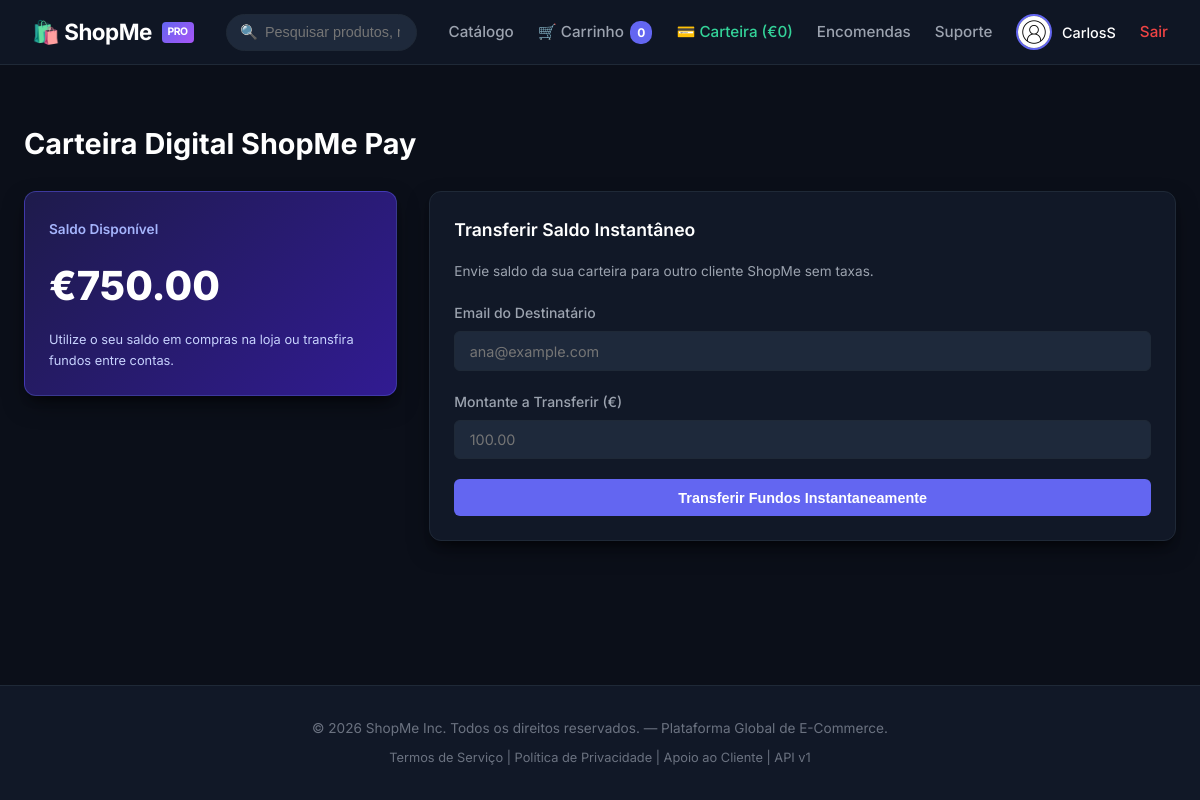
Page /wallet (signed in) on the committed database.
### tables this page shows
CREATE TABLE users (
    id INT AUTO_INCREMENT PRIMARY KEY,
    email VARCHAR(150) NOT NULL UNIQUE,
    password VARCHAR(255) NOT NULL,
    full_name VARCHAR(150) NOT NULL,
    display_name VARCHAR(150) NOT NULL,
    role VARCHAR(20) DEFAULT 'customer',
    avatar VARCHAR(255) DEFAULT 'default.png',
    wallet_balance DECIMAL(10,2) DEFAULT 500.00,
    mfa_enabled TINYINT(1) DEFAULT 0,
    mfa_secret VARCHAR(50) DEFAULT 'SHOPME_MFA_SECRET_KEY',
    otp_code VARCHAR(10) DEFAULT '1234',
    reset_token VARCHAR(255) NULL,
    created_at DATETIME DEFAULT CURRENT_TIMESTAMP
);

### src/App/helpers.php (called while the page is built, shortened)
<?php
    if (!function_exists('App\Controllers\require_read_view')) {
        function require_read_view(string $viewPath, array $data = []): void {
            extract($data);
            require_once __DIR__ . '/../../' . $viewPath;
        }
    }

### src/App/Controllers/WalletController.php (called while the page is built, shortened)
<?php
class WalletController {
    public function index(): void {
        $user = AuthMiddleware::check();
        $freshUser = User::findById($user['id']);
        require_read_view('views/wallet/index.php', ['user' => $freshUser]);
    }
}

### public/index.php (called while the page is built, shortened)
<?php
require_once __DIR__ . '/../src/App/helpers.php';
$router = new Router();
$router->get('/login', [AuthController::class, 'showLogin']);
$router->post('/login', [AuthController::class, 'login']);
$router->get('/login/corporate', [AuthController::class, 'showCorporateLogin']);
$router->post('/login/corporate', [AuthController::class, 'corporateLogin']);
$router->get('/mfa', [\App\Controllers\MfaController::class, 'showMfa']);
$router->post('/mfa/verify', [\App\Controllers\MfaController::class, 'verify']);
$router->get('/register', [AuthController::class, 'showRegister']);
$router->post('/register', [AuthController::class, 'register']);
$router->get('/reset-password', [AuthController::class, 'showResetPassword']);
$router->post('/reset-password', [AuthController::class, 'requestResetPassword']);
$router->get('/logout', [AuthController::class, 'logout']);
$router->get('/auth/oauth/login', [\App\Controllers\OAuthController::class, 'login']);
$router->post('/api/v1/oauth/token', [\App\Controllers\OAuthController::class, 'token']);
$router->get('/wallet', [\App\Controllers\WalletController::class, 'index']);
$router->post('/wallet/transfer', [\App\Controllers\WalletController::class, 'transfer']);
$router->get('/legacy/catalog/search', [\App\Controllers\LegacyCatalogController::class, 'search']);
$router->post('/orders/refund', [OrderController::class, 'refund']);
$router->get('/', [ProductController::class, 'index']);
$router->get('/products', [ProductController::class, 'index']);
$router->get('/products/{id}', [ProductController::class, 'detail']);
$router->post('/products/review', [ProductController::class, 'addReview']);
$router->get('/cart', [CartController::class, 'showCart']);
$router->post('/cart/add', [CartController::class, 'add']);
$router->post('/cart/apply-coupon', [CartController::class, 'applyCoupon']);
$router->post('/checkout', [CartController::class, 'checkout']);
$router->get('/profile', [ProfileController::class, 'index']);
$router->post('/profile/update', [ProfileController::class, 'updateProfile']);
$router->post('/profile/avatar', [ProfileController::class, 'uploadAvatar']);
$router->post('/profile/preferences', [ProfileController::class, 'savePreferences']);
$router->get('/orders', [OrderController::class, 'index']);
$router->get('/orders/{id}', [OrderController::class, 'detail']);
$router->get('/orders/invoice/download', [OrderController::class, 'downloadInvoice']);
$router->get('/orders/email/template', [OrderController::class, 'viewTemplate']);
$router->get('/support', [SupportController::class, 'index']);
$router->get('/support/{id}', [SupportController::class, 'detail']);
$router->post('/support/create', [SupportController::class, 'create']);
$router->post('/support/reply', [SupportController::class, 'reply']);
$router->get('/admin', [AdminController::class, 'dashboard']);
$router->get('/admin/dashboard', [AdminController::class, 'dashboard']);
$router->get('/admin/products', [AdminController::class, 'products']);
$router->post('/admin/products/add', [AdminController::class, 'addProduct']);
$router->post('/admin/products/import-xml', [AdminController::class, 'importXml']);
$router->post('/admin/users/delete', [AdminController::class, 'deleteUser']);
$router->get('/admin/users/delete', [AdminController::class, 'deleteUser']);
$router->post('/admin/reports/generate', [AdminController::class, 'generateReport']);
$router->get('/admin/reports/user', [AdminController::class, 'userReport']);
$router->get('/admin/logs', [AdminController::class, 'logs']);
$router->get('/api/v1/external/check-price', [ExternalApiController::class, 'checkPrice']);
$router->post('/api/v1/external/check-price', [ExternalApiController::class, 'checkPrice']);
$router->get('/api/v1/products', [ApiProductController::class, 'index']);
$router->get('/api/v1/products/{id}', [ApiProductController::class, 'detail']);
$router->get('/api/v1/orders/{id}', [ApiOrderController::class, 'detail']);
$router->get('/api/v1/users/{id}', [ApiUserController::class, 'detail']);
$router->put('/api/v1/users/{id}', [ApiUserController::class, 'update']);
$router->patch('/api/v1/users/{id}', [ApiUserController::class, 'update']);
$router->dispatch($_SERVER['REQUEST_METHOD'], $_SERVER['REQUEST_URI']);

### src/App/Models/User.php (called while the page is built, shortened)
<?php
class User {
    public static function findById(int $id): ?array {
        $db = Database::getPDO();
        $stmt = $db->prepare("SELECT * FROM users WHERE id = :id");
        $stmt->execute(['id' => $id]);
        $user = $stmt->fetch(PDO::FETCH_ASSOC);
        return $user ?: null;
    }
}

### views/wallet/index.php (the view, shortened to what this page needs)
<?php require __DIR__ . '/../layouts/header.php'; ?>
<h1 style="font-size: 1.8rem; font-weight: 700; color: #fff; margin-bottom: 1.5rem;">
    Carteira Digital ShopMe Pay
</h1>
<div style="display: grid; grid-template-columns: 1fr 2fr; gap: 2rem;">
    <div>
        <div class="card" style="background: linear-gradient(135deg, #1e1b4b, #311b92); border: 1px solid rgba(99,102,241,0.4);">
            <span style="color: #a5b4fc; font-size: 0.85rem; font-weight: 600;">Saldo Disponível</span>
            <div style="font-size: 2.5rem; font-weight: 800; color: #fff; margin: 0.75rem 0;">
                €<?= number_format($user['wallet_balance'] ?? 0, 2) ?>
            </div>
            <p style="color: #c7d2fe; font-size: 0.8rem;">
                Utilize o seu saldo em compras na loja ou transfira fundos entre contas.
            </p>
        </div>
    </div>
    <div>
        <div class="card">
            <h3 style="font-size: 1.1rem; font-weight: 600; color: #fff; margin-bottom: 1rem;">Transferir Saldo Instantâneo</h3>
            <p style="font-size: 0.85rem; color: var(--text-secondary); margin-bottom: 1.25rem;">
                Envie saldo da sua carteira para outro cliente ShopMe sem taxas.
            </p>
            <form action="/wallet/transfer" method="POST">
                <div class="form-group">
                    <label class="form-label">Email do Destinatário</label>
                    <input type="email" name="recipient_email" class="form-control" placeholder="ana@example.com" required>
                </div>
                <div class="form-group">
                    <label class="form-label">Montante a Transferir (€)</label>
                    <input type="number" step="0.01" name="amount" class="form-control" placeholder="100.00" required>
                </div>
                <button type="submit" class="btn btn-primary" style="width: 100%;">Transferir Fundos Instantaneamente</button>
            </form>
        </div>
    </div>
</div>
<?php require __DIR__ . '/../layouts/footer.php'; ?>

### src/App/Router.php (shortened to what this page needs)
<?php
class Router {
    private array $routes = [];
    private function addRoute(string $method, string $path, array $handler): void {
        $this->routes[] = [
            'method'  => $method,
            'path'    => $path,
            'handler' => $handler
        ];
    }
    public function dispatch(string $method, string $uri): void {
        $path = parse_url($uri, PHP_URL_PATH);
        foreach ($this->routes as $route) {
            if ($route['method'] !== $method) {
                continue;
            }
            $pattern = preg_replace('/\{([a-zA-Z0-9_]+)\}/', '(?P<\1>[^/]+)', $route['path']);
            $pattern = '#^' . $pattern . '$#';
            if (preg_match($pattern, $path, $matches)) {
                $params = array_filter($matches, 'is_string', ARRAY_FILTER_USE_KEY);
                [$class, $action] = $route['handler'];
                $controller = new $class();
                call_user_func_array([$controller, $action], $params);
                return;
            }
        }
    }
}

### views/layouts/header.php (shortened to what this page needs)
<?php
$currentUser = $_SESSION['user'] ?? null;
$cartCount = isset($_SESSION['cart']) ? count($_SESSION['cart']) : 0;
?>
<!DOCTYPE html>
<html lang="pt-PT">
<head>
    <link rel="stylesheet" href="/static/css/style.css">
</head>
<body>
<header class="navbar">
    <div class="nav-container">
        <a href="/" class="brand-logo">
            🛍️ ShopMe <span class="brand-badge">PRO</span>
        </a>
        <form action="/products" method="GET" class="nav-search">
            <span class="nav-search-icon">🔍</span>
            <input type="text" name="q" placeholder="Pesquisar produtos, marcas ou categorias..." value="<?= htmlspecialchars($_GET['q'] ?? '') ?>">
        </form>
        <ul class="nav-menu">
            <li><a href="/products" class="nav-link">Catálogo</a></li>
            <li><a href="/cart" class="nav-link">🛒 Carrinho <span class="cart-badge"><?= $cartCount ?></span></a></li>
            <?php if ($currentUser): ?>
                <li><a href="/wallet" class="nav-link" style="color: #34d399;">💳 Carteira (€<?= number_format($currentUser['wallet_balance'] ?? 0, 0) ?>)</a></li>
                <li><a href="/orders" class="nav-link">Encomendas</a></li>
                <li><a href="/support" class="nav-link">Suporte</a></li>
                <li>
                    <a href="/profile" class="user-dropdown">
                        <img src="/uploads/avatars/<?= htmlspecialchars($currentUser['avatar'] ?? 'default.png') ?>" alt="Avatar" class="avatar-img" onerror="this.onerror=null; this.src='/uploads/avatars/default.png'">
                        <span style="color: #fff; font-weight: 500; font-size: 0.9rem;"><?= htmlspecialchars($currentUser['display_name'] ?? $currentUser['full_name']) ?></span>
                    </a>
                </li>
                <li><a href="/logout" class="nav-link" style="color: var(--danger);">Sair</a></li>
            <?php else: ?>
                <li><a href="/login" class="btn btn-secondary btn-sm">Entrar</a></li>
                <li><a href="/register" class="btn btn-primary btn-sm">Registar</a></li>
            <?php endif; ?>
        </ul>
    </div>
</header>
<div class="main-wrapper">

### public/static/css/style.css (style rules this page uses)
:root { --bg-main: #0b0f19; --bg-card: #111827; --bg-card-hover: #1f2937; --bg-input: #1e293b; --border-color: #1f2937; --border-light: #374151; --text-primary: #f9fafb; --text-secondary: #9ca3af; --text-muted: #6b7280; --accent-primary: #6366f1; --accent-hover: #4f46e5; --accent-glow: rgba(99, 102, 241, 0.25); --success: #10b981; --warning: #f59e0b; --danger: #ef4444; --radius-sm: 6px; --radius-md: 12px; --radius-lg: 18px; --shadow-card: 0 10px 25px -5px rgba(0, 0, 0, 0.5), 0 8px 10px -6px rgba(0, 0, 0, 0.5); --font-family: 'Inter', system-ui, -apple-system, sans-serif; }
* { box-sizing: border-box; margin: 0; padding: 0; }
body { background-color: var(--bg-main); color: var(--text-primary); font-family: var(--font-family); line-height: 1.6; min-height: 100vh; display: flex; flex-direction: column; }
a { color: var(--accent-primary); text-decoration: none; transition: color 0.2s ease; }
.navbar { background: rgba(17, 24, 39, 0.85); backdrop-filter: blur(12px); border-bottom: 1px solid var(--border-color); position: sticky; top: 0; z-index: 1000; padding: 0.85rem 2rem; }
.nav-container { max-width: 1280px; margin: 0 auto; display: flex; align-items: center; justify-content: space-between; }
.brand-logo { display: flex; align-items: center; gap: 0.6rem; font-size: 1.4rem; font-weight: 700; color: #ffffff; letter-spacing: -0.5px; }
.brand-badge { background: linear-gradient(135deg, var(--accent-primary), #a855f7); color: #fff; font-size: 0.65rem; font-weight: 700; padding: 2px 6px; border-radius: 4px; text-transform: uppercase; }
.nav-search { flex: 1; max-width: 450px; margin: 0 2rem; position: relative; }
.nav-search input { width: 100%; background: var(--bg-input); border: 1px solid var(--border-color); color: var(--text-primary); padding: 0.6rem 1rem 0.6rem 2.4rem; border-radius: 20px; font-size: 0.9rem; transition: all 0.2s ease; }
.nav-search-icon { position: absolute; left: 0.9rem; top: 50%; transform: translateY(-50%); color: var(--text-muted); font-size: 0.9rem; }
.nav-menu { display: flex; align-items: center; gap: 1.5rem; list-style: none; }
.nav-link { color: var(--text-secondary); font-weight: 500; font-size: 0.95rem; display: flex; align-items: center; gap: 0.4rem; }
.cart-badge { background: var(--accent-primary); color: #fff; font-size: 0.75rem; font-weight: 700; padding: 2px 7px; border-radius: 10px; }
.user-dropdown { display: flex; align-items: center; gap: 0.6rem; cursor: pointer; }
.avatar-img { width: 36px; height: 36px; border-radius: 50%; object-fit: cover; border: 2px solid var(--accent-primary); }
.main-wrapper { flex: 1; max-width: 1280px; width: 100%; margin: 2rem auto; padding: 0 1.5rem; }
.btn { display: inline-flex; align-items: center; justify-content: center; gap: 0.5rem; padding: 0.65rem 1.25rem; border-radius: var(--radius-sm); font-weight: 600; font-size: 0.9rem; cursor: pointer; border: none; transition: all 0.2s ease; }
.btn-primary { background: var(--accent-primary); color: #ffffff; }
.card { background: var(--bg-card); border: 1px solid var(--border-color); border-radius: var(--radius-md); box-shadow: var(--shadow-card); padding: 1.5rem; margin-bottom: 1.5rem; }
.form-group { margin-bottom: 1.25rem; }
.form-label { display: block; font-size: 0.875rem; font-weight: 500; color: var(--text-secondary); margin-bottom: 0.4rem; }
.form-control { width: 100%; background: var(--bg-input); border: 1px solid var(--border-color); border-radius: var(--radius-sm); color: var(--text-primary); padding: 0.65rem 0.9rem; font-size: 0.9rem; font-family: inherit; }

### rows in the picture
users: avatar (placeholder picture), display_name "CarlosS", wallet_balance "750.00"
